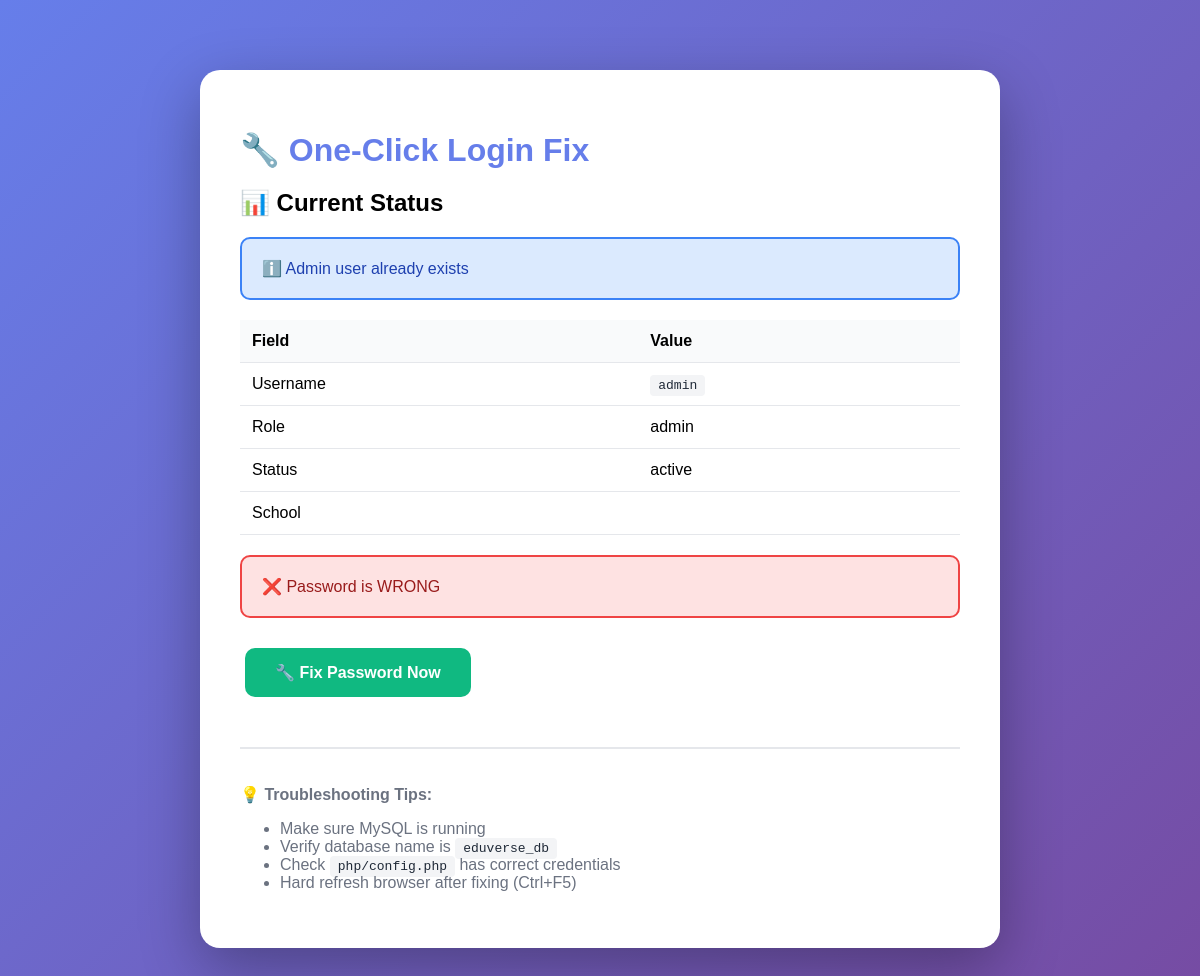
/fix-login.php, run on the app's committed database.
### tables this page shows
CREATE TABLE IF NOT EXISTS users (
  id           INT AUTO_INCREMENT PRIMARY KEY,
  first_name   VARCHAR(100) NOT NULL,
  last_name    VARCHAR(100) NOT NULL,
  username     VARCHAR(100) UNIQUE NOT NULL,
  password     VARCHAR(255) NOT NULL,     
  email        VARCHAR(200),
  role         ENUM('student','parent','teacher','admin') DEFAULT 'student',
  school_key   VARCHAR(50),
  age_group_key VARCHAR(50),
  status       ENUM('active','inactive') DEFAULT 'active',
  last_login   DATETIME,
  created_at   DATETIME DEFAULT CURRENT_TIMESTAMP,
  FOREIGN KEY (school_key) REFERENCES schools(school_key) ON DELETE SET NULL,
  FOREIGN KEY (age_group_key) REFERENCES age_groups(group_key) ON DELETE SET NULL
);

### fix-login.php (the view, shortened to what this page needs)
<!DOCTYPE html>
<html lang="en">
<head>
</head>
<body>
    <div class="container">
        <h1>🔧 One-Click Login Fix</h1>
        <?php
        try {
            $db = getDB();
            echo '<h2>📊 Current Status</h2>';
            $stmt = $db->prepare("SELECT * FROM users WHERE username = 'admin'");
            $stmt->execute();
            $admin = $stmt->fetch(PDO::FETCH_ASSOC);
            if ($admin) {
                echo '<div class="info">ℹ️ Admin user already exists</div>';
                echo '<table>';
                echo '<tr><th>Field</th><th>Value</th></tr>';
                echo '<tr><td>Username</td><td><code>' . $admin['username'] . '</code></td></tr>';
                echo '<tr><td>Role</td><td>' . $admin['role'] . '</td></tr>';
                echo '<tr><td>Status</td><td>' . $admin['status'] . '</td></tr>';
                echo '<tr><td>School</td><td>' . $admin['school_key'] . '</td></tr>';
                echo '</table>';
                $testPassword = 'admin123';
                $isCorrect = password_verify($testPassword, $admin['password']);
                if ($isCorrect) {
                    echo '<div class="success">';
                    echo '✅ Password is CORRECT!<br><br>';
                    echo '<strong>You can login with:</strong><br>';
                    echo 'Username: <code>admin</code><br>';
                    echo 'Password: <code>admin123</code><br><br>';
                    echo '<a href="login.html" class="btn btn-success">Go to Login Page</a>';
                    echo '</div>';
                } else {
                    echo '<div class="error">❌ Password is WRONG</div>';
                    if (!isset($_POST['fix_password'])) {
                        echo '<form method="POST">';
                        echo '<button type="submit" class="btn btn-success">🔧 Fix Password Now</button>';
                        echo '</form>';
                    }
                }
            }
        } catch (Exception $e) {
            echo '<div class="error">';
            echo '❌ Error: ' . htmlspecialchars($e->getMessage());
            echo '</div>';
        }
        ?>
        <div style="margin-top: 40px; padding-top: 20px; border-top: 2px solid #E5E7EB; color: #6B7280;">
            <p><strong>💡 Troubleshooting Tips:</strong></p>
            <ul>
                <li>Make sure MySQL is running</li>
                <li>Verify database name is <code>eduverse_db</code></li>
                <li>Check <code>php/config.php</code> has correct credentials</li>
                <li>Hard refresh browser after fixing (Ctrl+F5)</li>
            </ul>
        </div>
    </div>
</body>
</html>

### fix-login.php (style rules this page uses)
body { font-family: Arial, sans-serif; max-width: 800px; margin: 50px auto; padding: 20px; background: linear-gradient(135deg, #667eea 0%, #764ba2 100%); min-height: 100vh; }
.container { background: white; padding: 40px; border-radius: 20px; box-shadow: 0 20px 60px rgba(0,0,0,0.3); }
h1 { color: #667eea; margin-bottom: 20px; }
.error { background: #FEE2E2; border: 2px solid #EF4444; color: #991B1B; padding: 20px; border-radius: 10px; margin: 20px 0; }
.info { background: #DBEAFE; border: 2px solid #3B82F6; color: #1E40AF; padding: 20px; border-radius: 10px; margin: 20px 0; }
.btn { display: inline-block; padding: 15px 30px; background: #667eea; color: white; text-decoration: none; border-radius: 10px; font-weight: bold; margin: 10px 5px; border: none; cursor: pointer; font-size: 16px; }
.btn-success { background: #10B981; }
code { background: #F3F4F6; padding: 3px 8px; border-radius: 4px; font-family: monospace; color: #1F2937; }
table { width: 100%; border-collapse: collapse; margin: 20px 0; }
th, td { padding: 12px; text-align: left; border-bottom: 1px solid #E5E7EB; }
th { background: #F9FAFB; font-weight: bold; }

### data on the page
users: username "admin", role "admin", status "active"
